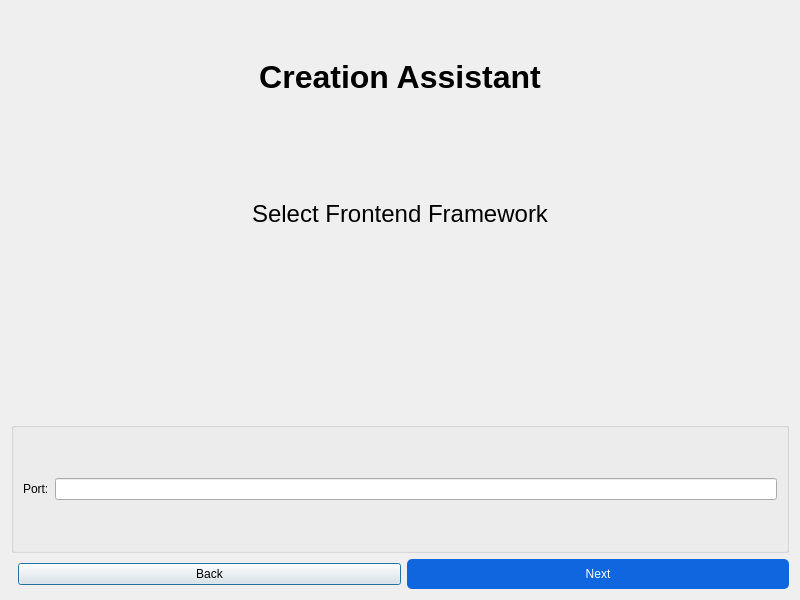
<?xml version="1.0" encoding="UTF-8"?>
<ui version="4.0">
 <class>FrontendAssistant</class>
 <widget class="QDialog" name="FrontendAssistant">
  <property name="geometry">
   <rect>
    <x>0</x>
    <y>0</y>
    <width>800</width>
    <height>600</height>
   </rect>
  </property>
  <property name="windowTitle">
   <string>RapidWebForge</string>
  </property>
  <layout class="QVBoxLayout" name="verticalLayout">
   <!-- Título principal -->
   <item>
    <widget class="QLabel" name="titleLabel">
     <property name="text">
      <string>Creation Assistant</string>
     </property>
     <property name="alignment">
      <set>Qt::AlignCenter</set>
     </property>
     <property name="font">
      <font>
       <pointsize>24</pointsize>
       <weight>75</weight>
       <bold>true</bold>
      </font>
     </property>
    </widget>
   </item>
   <!-- Subtítulo -->
   <item>
    <widget class="QLabel" name="subTitleLabel">
     <property name="text">
      <string>Select Frontend Framework</string>
     </property>
     <property name="alignment">
      <set>Qt::AlignCenter</set>
     </property>
     <property name="font">
      <font>
       <pointsize>18</pointsize>
      </font>
     </property>
    </widget>
   </item>
   <!-- Logo de React -->
   <item>
    <widget class="QLabel" name="logoLabel">
     <property name="pixmap">
      <pixmap resource="../../resources/react.png"/> <!-- Asegúrate de colocar la imagen en la ruta correcta -->
     </property>
     <property name="alignment">
      <set>Qt::AlignCenter</set>
     </property>
    </widget>
   </item>
   <!-- Campo para el puerto -->
   <item>
    <widget class="QGroupBox" name="formGroupBox">
     <property name="title">
      <string></string>
     </property>
     <layout class="QHBoxLayout" name="horizontalLayout">
      <item>
       <widget class="QLabel" name="portLabel">
        <property name="text">
         <string>Port:</string>
        </property>
       </widget>
      </item>
      <item>
       <widget class="QLineEdit" name="portLineEdit"/>
      </item>
     </layout>
    </widget>
   </item>
   <!-- Botones para navegar entre pantallas -->
   <item>
    <layout class="QHBoxLayout" name="buttonLayout">
     <item>
      <spacer name="horizontalSpacer">
       <property name="orientation">
        <enum>Qt::Horizontal</enum>
       </property>
       <property name="sizeType">
        <enum>QSizePolicy::Expanding</enum>
       </property>
      </spacer>
     </item>
     <!-- Botón Back -->
     <item>
      <widget class="QPushButton" name="backButton">
       <property name="text">
        <string>Back</string>
       </property>
      </widget>
     </item>
     <!-- Botón Next -->
     <item>
      <widget class="QPushButton" name="nextButton">
       <property name="text">
        <string>Next</string>
       </property>
       <property name="styleSheet">
        <string notr="true">background-color: #0F66DE; color: #ffffff; padding: 8px 16px; border-radius: 5px;</string>
       </property>
      </widget>
     </item>
    </layout>
   </item>
  </layout>
 </widget>
 <resources/>
 <connections/>
</ui>
